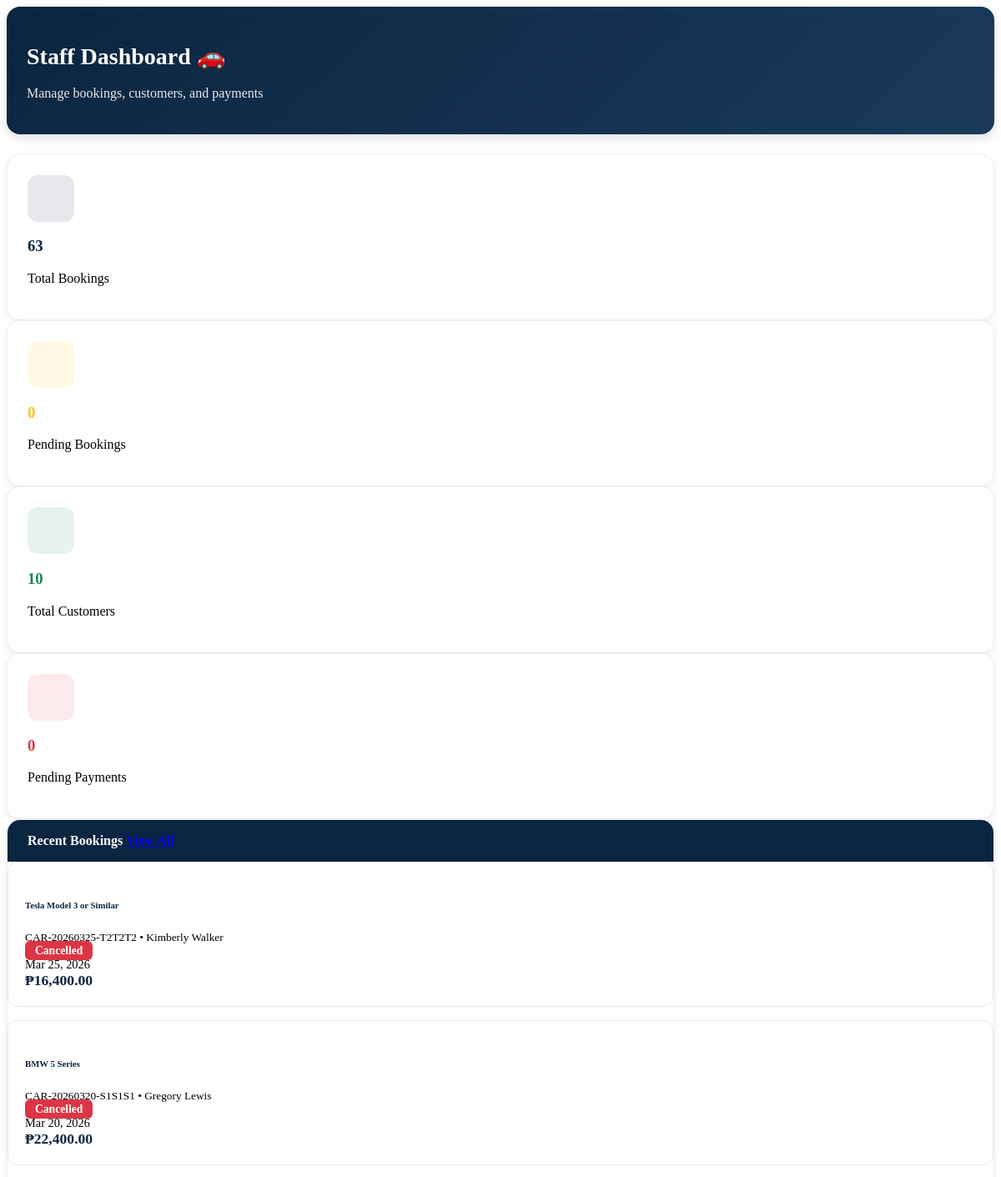
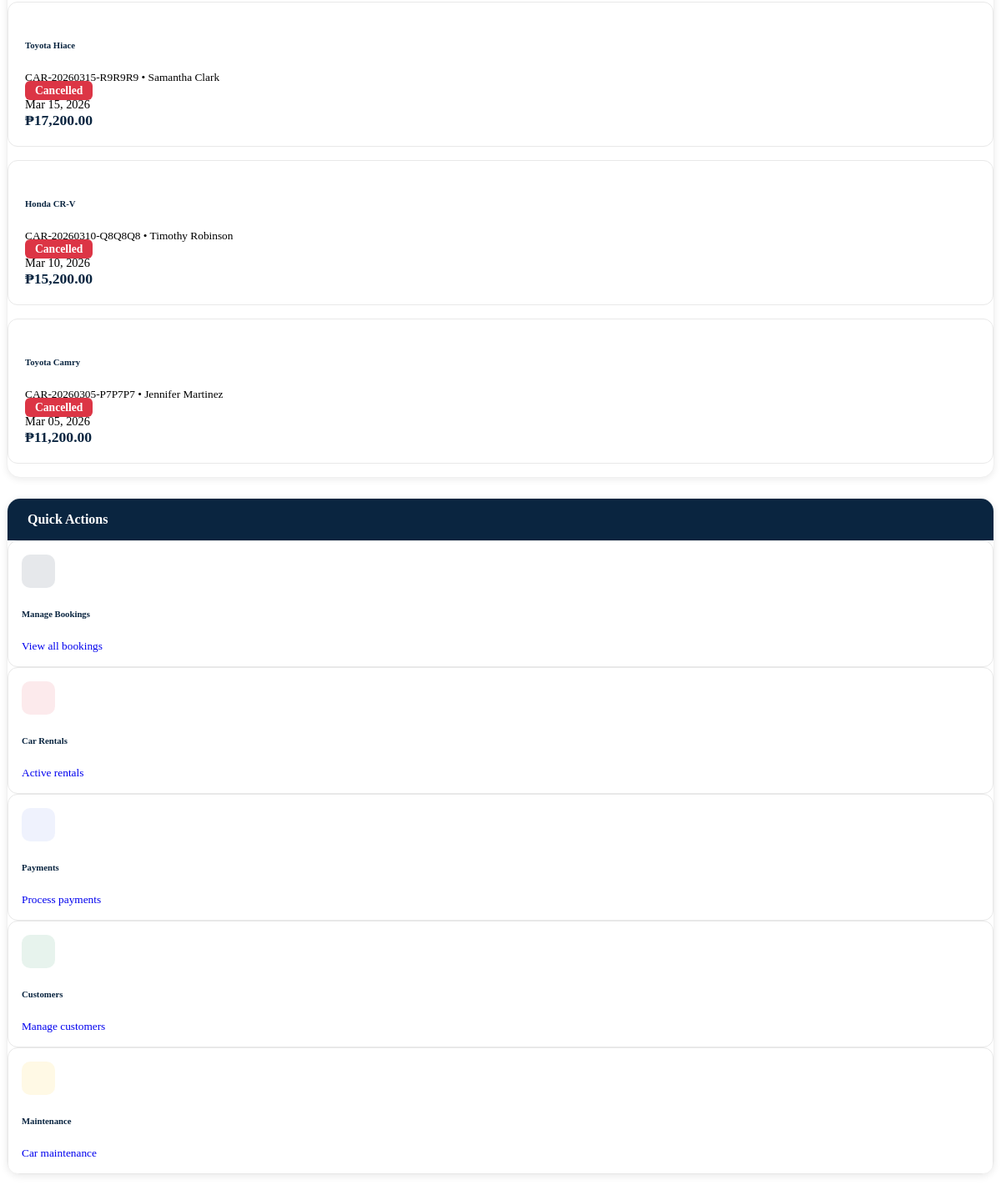
/modules/staff_dashboard.php, run on the app's committed database (2 pictures, top to bottom).
### tables this page shows
CREATE TABLE `car_rentals` (
  `id` int(11) NOT NULL,
  `booking_id` varchar(50) NOT NULL,
  `customer_name` varchar(100) NOT NULL,
  `customer_email` varchar(100) NOT NULL,
  `customer_phone` varchar(20) NOT NULL,
  `customer_age` int(11) NOT NULL,
  `pickup_date` date NOT NULL,
  `dropoff_date` date NOT NULL,
  `pickup_time` time NOT NULL,
  `dropoff_time` time NOT NULL,
  `pickup_location` varchar(200) NOT NULL,
  `dropoff_location` varchar(200) NOT NULL,
  `car_type` varchar(50) NOT NULL,
  `car_model` varchar(100) NOT NULL,
  `car_image` varchar(255) DEFAULT NULL,
  `rental_days` int(11) NOT NULL,
  `daily_rate` decimal(10,2) NOT NULL,
  `subtotal` decimal(10,2) NOT NULL,
  `insurance_fee` decimal(10,2) DEFAULT 0.00,
  `additional_fees` decimal(10,2) DEFAULT 0.00,
  `total_amount` decimal(10,2) NOT NULL,
  `promo_code` varchar(50) DEFAULT NULL,
  `discount_amount` decimal(10,2) DEFAULT 0.00,
  `agent_id` varchar(50) DEFAULT NULL,
  `agent_commission` decimal(10,2) DEFAULT 0.00,
  `status` varchar(50) DEFAULT 'Pending',
  `admin_notes` text DEFAULT NULL,
  `payment_method` varchar(50) DEFAULT NULL,
  `payment_status` varchar(50) DEFAULT 'Pending',
  `created_at` timestamp NOT NULL DEFAULT current_timestamp(),
  `updated_at` timestamp NOT NULL DEFAULT current_timestamp() ON UPDATE current_timestamp(),
  `license_number` varchar(50) DEFAULT '',
  `license_expiry` date DEFAULT NULL,
  `actual_return_date` datetime DEFAULT NULL,
  `payment_proof` varchar(255) DEFAULT NULL,
  `invoice_number` varchar(50) DEFAULT NULL,
  `receipt_file` varchar(255) DEFAULT NULL,
  `payment_verified_by` varchar(50) DEFAULT NULL,
  `payment_verified_at` datetime DEFAULT NULL,
  `payment_type` varchar(20) DEFAULT 'Full Payment',
  `amount_paid` decimal(10,2) DEFAULT 0.00,
  `remaining_balance` decimal(10,2) DEFAULT 0.00,
  `refund_amount` decimal(10,2) DEFAULT 0.00,
  `actual_rental_days` int(11) DEFAULT 0,
  `pickup_status` varchar(20) DEFAULT 'Pending',
  `pickup_confirmed_at` datetime DEFAULT NULL,
  `return_pickup_status` varchar(20) DEFAULT 'Pending',
  `return_pickup_confirmed_at` datetime DEFAULT NULL
);

### modules/staff_dashboard.php (the view, shortened to what this page needs)
<?php
$conn = new mysqli('localhost', 'root', '', 'travel_db_improved');
$stats = [];
$stats['total_bookings'] = $conn->query("SELECT COUNT(*) as count FROM car_rentals")->fetch_assoc()['count'];
$stats['pending_bookings'] = $conn->query("SELECT COUNT(*) as count FROM car_rentals WHERE status='Pending'")->fetch_assoc()['count'];
$stats['total_customers'] = $conn->query("SELECT COUNT(*) as count FROM customers")->fetch_assoc()['count'];
$stats['total_revenue'] = $conn->query("SELECT COALESCE(SUM(total_amount), 0) as total FROM car_rentals WHERE payment_status='Paid'")->fetch_assoc()['total'];
$today = date('Y-m-d');
$stats['today_revenue'] = $conn->query("SELECT COALESCE(SUM(total_amount), 0) as total FROM car_rentals WHERE DATE(created_at) = '$today'")->fetch_assoc()['total'];
$stats['pending_payments'] = $conn->query("SELECT COUNT(*) as count FROM car_rentals WHERE payment_status='Pending'")->fetch_assoc()['count'];
$recent_bookings = [];
$result = $conn->query("SELECT booking_id, customer_name, car_model, total_amount, status, created_at as booking_date FROM car_rentals ORDER BY created_at DESC LIMIT 5");
while($row = $result->fetch_assoc()) {
    $recent_bookings[] = $row;
}
?>
<div class="premium-dashboard">
  <div class="premium-header">
    <h1 class="mb-2" style="font-size: 1.75rem; font-weight: 700;">Staff Dashboard 🚗</h1>
    <p class="mb-0" style="opacity: 0.9;">Manage bookings, customers, and payments</p>
  </div>
  <div class="row g-3 mb-4">
    <div class="col-md-3">
      <div class="stat-card">
        <div class="stat-icon" style="background: rgba(10, 37, 64, 0.1); color: #0a2540;"><i class="bi bi-journal-check"></i></div>
        <h3 class="mb-1" style="font-weight: 700; color: #0a2540;"><?php echo $stats['total_bookings']; ?></h3>
        <p class="mb-0 text-muted">Total Bookings</p>
      </div>
    </div>
    <div class="col-md-3">
      <div class="stat-card">
        <div class="stat-icon" style="background: rgba(255, 193, 7, 0.1); color: #ffc107;"><i class="bi bi-clock-history"></i></div>
        <h3 class="mb-1" style="font-weight: 700; color: #ffc107;"><?php echo $stats['pending_bookings']; ?></h3>
        <p class="mb-0 text-muted">Pending Bookings</p>
      </div>
    </div>
    <div class="col-md-3">
      <div class="stat-card">
        <div class="stat-icon" style="background: rgba(25, 135, 84, 0.1); color: #198754;"><i class="bi bi-people"></i></div>
        <h3 class="mb-1" style="font-weight: 700; color: #198754;"><?php echo $stats['total_customers']; ?></h3>
        <p class="mb-0 text-muted">Total Customers</p>
      </div>
    </div>
    <div class="col-md-3">
      <div class="stat-card">
        <div class="stat-icon" style="background: rgba(220, 53, 69, 0.1); color: #dc3545;"><i class="bi bi-credit-card"></i></div>
        <h3 class="mb-1" style="font-weight: 700; color: #dc3545;"><?php echo $stats['pending_payments']; ?></h3>
        <p class="mb-0 text-muted">Pending Payments</p>
      </div>
    </div>
  </div>
  <div class="row g-3">
    <div class="col-lg-8">
      <div class="section-card">
        <div class="section-header d-flex justify-content-between align-items-center">
          <span><i class="bi bi-clock-history me-2"></i>Recent Bookings</span>
          <a href="index.php?page=bookings" class="btn btn-sm btn-light">View All</a>
        </div>
        <div class="p-4">
          <?php if (empty($recent_bookings)): ?>
          <div class="text-center py-5">
            <i class="bi bi-inbox display-1 text-muted"></i>
            <h5 class="mt-3">No bookings yet</h5>
            <p class="text-muted">Bookings will appear here</p>
          </div>
          <?php else: ?>
          <?php foreach($recent_bookings as $booking): ?>
          <div class="booking-card">
            <div class="d-flex justify-content-between align-items-start mb-2">
              <div>
                <h6 class="mb-1" style="font-weight: 700; color: #0a2540;"><?php echo htmlspecialchars($booking['car_model']); ?></h6>
                <small class="text-muted"><?php echo $booking['booking_id']; ?> • <?php echo htmlspecialchars($booking['customer_name']); ?></small>
              </div>
              <span class="badge status-<?php echo strtolower($booking['status']); ?>"><?php echo $booking['status']; ?></span>
            </div>
            <div class="row g-2 text-muted" style="font-size: 0.9rem;">
              <div class="col-6"><i class="bi bi-calendar3"></i> <?php echo date('M d, Y', strtotime($booking['booking_date'])); ?></div>
              <div class="col-6"><strong style="color: #0a2540; font-size: 1.1rem;">₱<?php echo number_format($booking['total_amount'], 2); ?></strong></div>
            </div>
          </div>
          <?php endforeach; ?>
          <?php endif; ?>
        </div>
      </div>
    </div>
    <div class="col-lg-4">
      <div class="section-card mb-3">
        <div class="section-header"><i class="bi bi-lightning-charge me-2"></i>Quick Actions</div>
        <div class="p-3">
          <a href="index.php?page=bookings" class="action-card mb-2">
            <div class="d-flex align-items-center gap-3">
              <div style="width: 40px; height: 40px; background: rgba(10, 37, 64, 0.1); border-radius: 10px; display: flex; align-items: center; justify-content: center;">
              </div>
              <div>
                <h6 class="mb-0" style="color: #0a2540; font-weight: 600;">Manage Bookings</h6>
                <small class="text-muted">View all bookings</small>
              </div>
            </div>
          </a>
          <a href="index.php?page=admin_car_rental" class="action-card mb-2">
            <div class="d-flex align-items-center gap-3">
              <div style="width: 40px; height: 40px; background: rgba(220, 53, 69, 0.1); border-radius: 10px; display: flex; align-items: center; justify-content: center;">
              </div>
              <div>
                <h6 class="mb-0" style="color: #0a2540; font-weight: 600;">Car Rentals</h6>
                <small class="text-muted">Active rentals</small>
              </div>
            </div>
          </a>
          <a href="index.php?page=payments" class="action-card mb-2">
            <div class="d-flex align-items-center gap-3">
              <div style="width: 40px; height: 40px; background: rgba(102, 126, 234, 0.1); border-radius: 10px; display: flex; align-items: center; justify-content: center;">
              </div>
              <div>
                <h6 class="mb-0" style="color: #0a2540; font-weight: 600;">Payments</h6>
                <small class="text-muted">Process payments</small>
              </div>
            </div>
          </a>
          <a href="index.php?page=customers" class="action-card mb-2">
            <div class="d-flex align-items-center gap-3">
              <div style="width: 40px; height: 40px; background: rgba(25, 135, 84, 0.1); border-radius: 10px; display: flex; align-items: center; justify-content: center;">
              </div>
              <div>
                <h6 class="mb-0" style="color: #0a2540; font-weight: 600;">Customers</h6>
                <small class="text-muted">Manage customers</small>
              </div>
            </div>
          </a>
          <a href="index.php?page=maintenance" class="action-card">
            <div class="d-flex align-items-center gap-3">
              <div style="width: 40px; height: 40px; background: rgba(255, 193, 7, 0.1); border-radius: 10px; display: flex; align-items: center; justify-content: center;">
              </div>
              <div>
                <h6 class="mb-0" style="color: #0a2540; font-weight: 600;">Maintenance</h6>
                <small class="text-muted">Car maintenance</small>
              </div>
            </div>
          </a>
        </div>
      </div>
    </div>
  </div>
</div>

### modules/staff_dashboard.php (style rules this page uses)
.premium-dashboard { max-width: 1400px; margin: 0 auto; }
.premium-header { background: linear-gradient(135deg, #0a2540 0%, #1a3a5a 100%); color: white; padding: 24px; border-radius: 16px; margin-bottom: 24px; box-shadow: 0 4px 12px rgba(10, 37, 64, 0.15); }
.stat-card { background: white; border-radius: 16px; padding: 24px; box-shadow: 0 2px 8px rgba(0,0,0,0.08); transition: all 0.3s; border: 1px solid #f0f0f0; }
.stat-icon { width: 56px; height: 56px; border-radius: 12px; display: flex; align-items: center; justify-content: center; font-size: 24px; margin-bottom: 16px; }
.section-card { background: white; border-radius: 16px; padding: 0; box-shadow: 0 2px 8px rgba(0,0,0,0.08); border: 1px solid #f0f0f0; margin-bottom: 24px; overflow: hidden; }
.section-header { background: #0a2540; color: white; padding: 16px 24px; font-weight: 600; font-size: 1rem; }
.booking-card { background: white; border-radius: 12px; padding: 20px; border: 1px solid #e8e8e8; margin-bottom: 16px; transition: all 0.3s; }
.action-card { background: white; border-radius: 12px; padding: 16px; border: 1px solid #e8e8e8; transition: all 0.3s; text-decoration: none; display: block; }
.status-cancelled { background: #dc3545; color: white; padding: 4px 12px; border-radius: 6px; font-size: 0.85rem; font-weight: 600; }

### data on the page
car_rentals: car_model "Tesla Model 3 or Similar", booking "CAR-20260325-T2T2T2", customer_name "Kimberly Walker", status "Cancelled", created_at "Mar 25, 2026", total_amount "16,400.00"
car_rentals: car_model "BMW 5 Series", booking "CAR-20260320-S1S1S1", customer_name "Gregory Lewis", status "Cancelled", created_at "Mar 20, 2026", total_amount "22,400.00"
car_rentals: car_model "Toyota Hiace", booking "CAR-20260315-R9R9R9", customer_name "Samantha Clark", status "Cancelled", created_at "Mar 15, 2026", total_amount "17,200.00"
car_rentals: car_model "Honda CR-V", booking "CAR-20260310-Q8Q8Q8", customer_name "Timothy Robinson", status "Cancelled", created_at "Mar 10, 2026", total_amount "15,200.00"
car_rentals: car_model "Toyota Camry", booking "CAR-20260305-P7P7P7", customer_name "Jennifer Martinez", status "Cancelled", created_at "Mar 05, 2026", total_amount "11,200.00"

### other printed values
$stats['total_bookings'] "63"
$stats['pending_bookings'] "0"
$stats['total_customers'] "10"
$stats['pending_payments'] "0"
